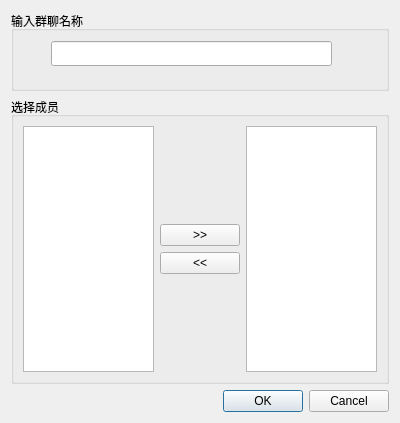
<?xml version="1.0" encoding="UTF-8"?>
<ui version="4.0">
 <class>CreatGroup</class>
 <widget class="QDialog" name="CreatGroup">
  <property name="geometry">
   <rect>
    <x>0</x>
    <y>0</y>
    <width>400</width>
    <height>423</height>
   </rect>
  </property>
  <property name="windowTitle">
   <string>创建群聊</string>
  </property>
  <property name="windowIcon">
   <iconset resource="res.qrc">
    <normaloff>:/image/ico</normaloff>:/image/ico</iconset>
  </property>
  <layout class="QVBoxLayout" name="verticalLayout">
   <item>
    <widget class="QGroupBox" name="groupBox">
     <property name="sizePolicy">
      <sizepolicy hsizetype="Preferred" vsizetype="Fixed">
       <horstretch>0</horstretch>
       <verstretch>0</verstretch>
      </sizepolicy>
     </property>
     <property name="minimumSize">
      <size>
       <width>0</width>
       <height>80</height>
      </size>
     </property>
     <property name="title">
      <string>输入群聊名称</string>
     </property>
     <widget class="QLineEdit" name="lineEdit">
      <property name="geometry">
       <rect>
        <x>40</x>
        <y>30</y>
        <width>281</width>
        <height>25</height>
       </rect>
      </property>
      <property name="minimumSize">
       <size>
        <width>0</width>
        <height>25</height>
       </size>
      </property>
     </widget>
    </widget>
   </item>
   <item>
    <widget class="QGroupBox" name="groupBox_2">
     <property name="title">
      <string>选择成员</string>
     </property>
     <layout class="QHBoxLayout" name="horizontalLayout">
      <item>
       <widget class="QListWidget" name="listWidget">
        <property name="modelColumn">
         <number>0</number>
        </property>
       </widget>
      </item>
      <item>
       <layout class="QVBoxLayout" name="verticalLayout_2">
        <item>
         <spacer name="verticalSpacer">
          <property name="orientation">
           <enum>Qt::Vertical</enum>
          </property>
          <property name="sizeHint" stdset="0">
           <size>
            <width>20</width>
            <height>40</height>
           </size>
          </property>
         </spacer>
        </item>
        <item>
         <widget class="QPushButton" name="pushButton">
          <property name="text">
           <string>&gt;&gt;</string>
          </property>
         </widget>
        </item>
        <item>
         <widget class="QPushButton" name="pushButton_2">
          <property name="text">
           <string>&lt;&lt;</string>
          </property>
         </widget>
        </item>
        <item>
         <spacer name="verticalSpacer_2">
          <property name="orientation">
           <enum>Qt::Vertical</enum>
          </property>
          <property name="sizeHint" stdset="0">
           <size>
            <width>20</width>
            <height>40</height>
           </size>
          </property>
         </spacer>
        </item>
       </layout>
      </item>
      <item>
       <widget class="QListWidget" name="listWidget_2"/>
      </item>
     </layout>
    </widget>
   </item>
   <item>
    <widget class="QDialogButtonBox" name="buttonBox">
     <property name="orientation">
      <enum>Qt::Horizontal</enum>
     </property>
     <property name="standardButtons">
      <set>QDialogButtonBox::Cancel|QDialogButtonBox::Ok</set>
     </property>
    </widget>
   </item>
  </layout>
 </widget>
 <resources>
  <include location="res.qrc"/>
 </resources>
 <connections>
  <connection>
   <sender>buttonBox</sender>
   <signal>accepted()</signal>
   <receiver>CreatGroup</receiver>
   <slot>accept()</slot>
   <hints>
    <hint type="sourcelabel">
     <x>248</x>
     <y>254</y>
    </hint>
    <hint type="destinationlabel">
     <x>157</x>
     <y>274</y>
    </hint>
   </hints>
  </connection>
  <connection>
   <sender>buttonBox</sender>
   <signal>rejected()</signal>
   <receiver>CreatGroup</receiver>
   <slot>reject()</slot>
   <hints>
    <hint type="sourcelabel">
     <x>316</x>
     <y>260</y>
    </hint>
    <hint type="destinationlabel">
     <x>286</x>
     <y>274</y>
    </hint>
   </hints>
  </connection>
 </connections>
</ui>
